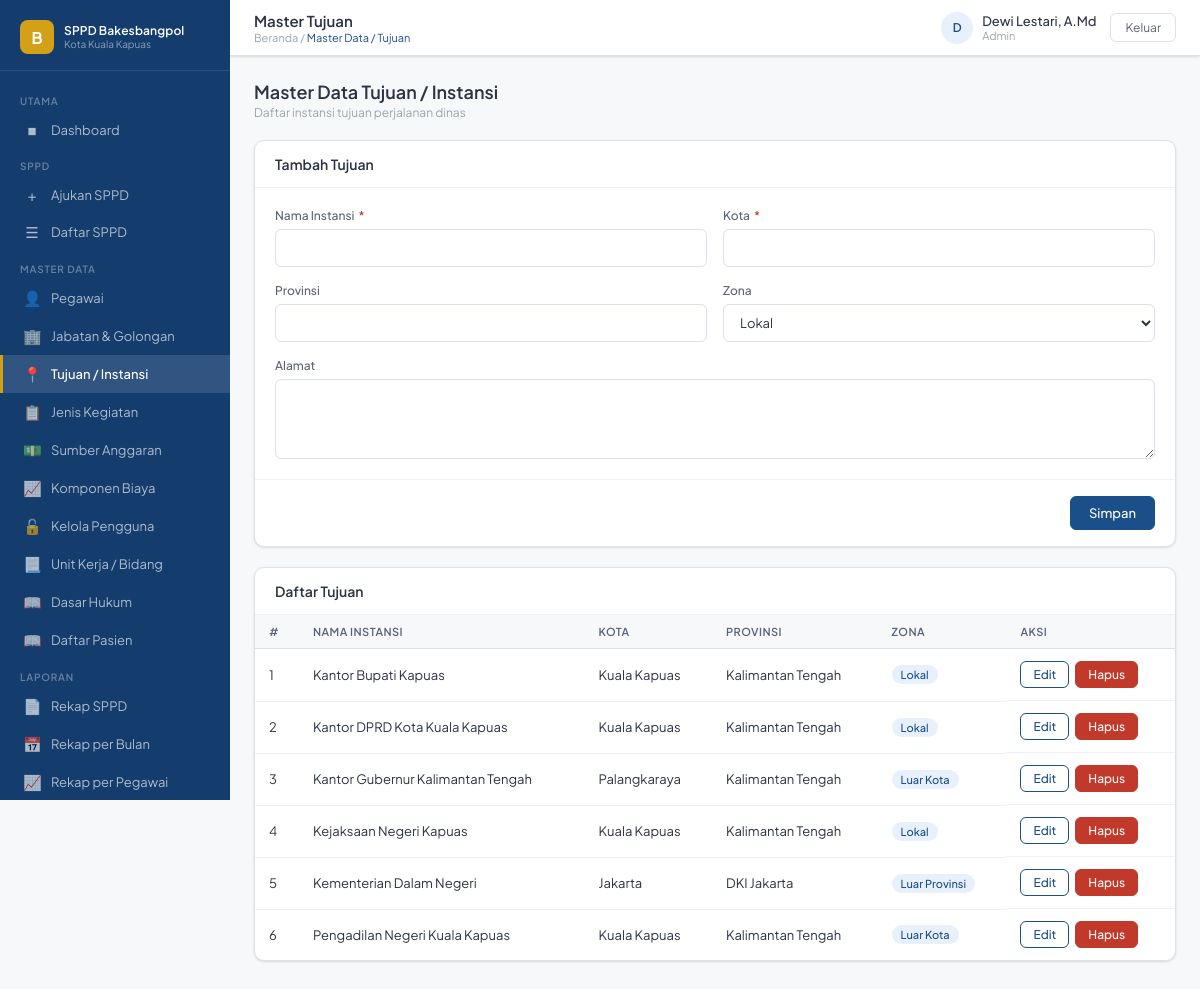
Page /pages/master/tujuan.php (signed in) on the committed database.
### tables this page shows
CREATE TABLE `tb_tujuan` (
  `id_tujuan` int(11) NOT NULL,
  `nama_instansi` varchar(150) NOT NULL,
  `alamat` text DEFAULT NULL,
  `kota` varchar(80) NOT NULL,
  `provinsi` varchar(80) NOT NULL DEFAULT '',
  `zona` enum('lokal','luar_kota','luar_provinsi') NOT NULL DEFAULT 'lokal'
);

### pages/master/tujuan.php (the view, shortened to what this page needs)
<?php
require_once '../../config/koneksi.php';
require_once '../../includes/header.php';
$edit = null;
$data = $conn->query("SELECT * FROM tb_tujuan ORDER BY nama_instansi");
?>
<div class="page-head">
    <div>
        <h2>Master Data Tujuan / Instansi</h2>
        <p>Daftar instansi tujuan perjalanan dinas</p>
    </div>
</div>
<div class="card">
    <div class="card-header">
        <div class="card-title">
            <?= $edit ? 'Edit' : 'Tambah' ?> Tujuan
        </div>
    </div>
    <form method="POST">
        <div class="card-body">
            <div class="form-grid">
                <div class="form-group">
                    <label class="form-label">
                        Nama Instansi <span class="req">*</span>
                    </label>
                    <input
                        class="form-control"
                        name="nama_instansi"
                        value="<?= htmlspecialchars($edit['nama_instansi'] ?? '') ?>"
                        required
                    >
                </div>
                <div class="form-group">
                    <label class="form-label">
                        Kota <span class="req">*</span>
                    </label>
                    <input
                        class="form-control"
                        name="kota"
                        value="<?= htmlspecialchars($edit['kota'] ?? '') ?>"
                        required
                    >
                </div>
                <div class="form-group">
                    <label class="form-label">Provinsi</label>
                    <input
                        class="form-control"
                        name="provinsi"
                        value="<?= htmlspecialchars($edit['provinsi'] ?? '') ?>"
                    >
                </div>
                <div class="form-group">
                    <label class="form-label">Zona</label>
                    <select class="form-control" name="zona">
                        <?php foreach (
                            [
                                'lokal' => 'Lokal',
                                'luar_kota' => 'Luar Kota',
                                'luar_provinsi' => 'Luar Provinsi'
                            ] as $v => $l
                        ) : ?>
                            <option
                                value="<?= $v ?>"
                                <?= ($edit['zona'] ?? 'lokal') === $v ? 'selected' : '' ?>
                            >
                                <?= $l ?>
                            </option>
                        <?php endforeach; ?>
                    </select>
                </div>
                <div class="form-group full">
                    <label class="form-label">Alamat</label>
                    <textarea
                        class="form-control"
                        name="alamat"
                        rows="2"
                    ><?= htmlspecialchars($edit['alamat'] ?? '') ?></textarea>
                </div>
            </div>
        </div>
        <div class="form-footer">
            <button type="submit" class="btn btn-primary">
                Simpan
            </button>
        </div>
    </form>
</div>
<div class="card">
    <div class="card-header">
        <div class="card-title">
            Daftar Tujuan
        </div>
    </div>
    <div class="table-wrap">
        <table>
            <thead>
                <tr>
                    <th>#</th>
                    <th>Nama Instansi</th>
                    <th>Kota</th>
                    <th>Provinsi</th>
                    <th>Zona</th>
                    <th>Aksi</th>
                </tr>
            </thead>
            <tbody>
                <?php
                $no = 1;
                while ($r = $data->fetch_assoc()) :
                    $zona_label = [
                        'lokal' => 'Lokal',
                        'luar_kota' => 'Luar Kota',
                        'luar_provinsi' => 'Luar Provinsi'
                    ];
                ?>
                    <tr>
                        <td><?= $no++ ?></td>
                        <td><?= htmlspecialchars($r['nama_instansi']) ?></td>
                        <td><?= htmlspecialchars($r['kota']) ?></td>
                        <td><?= htmlspecialchars($r['provinsi'] ?? '-') ?></td>
                        <td>
                            <span class="badge badge-blue">
                                <?= $zona_label[$r['zona']] ?? $r['zona'] ?>
                            </span>
                        </td>
                        <td style="display:flex; gap:6px;">
                            <a
                                href="?edit=<?= $r['id_tujuan'] ?>"
                                class="btn btn-outline btn-sm"
                            >
                                Edit
                            </a>
                            <a
                                href="?hapus=<?= $r['id_tujuan'] ?>"
                                class="btn btn-danger btn-sm"
                                onclick="return confirm('Hapus?')"
                            >
                                Hapus
                            </a>
                        </td>
                    </tr>
                <?php endwhile; ?>
            </tbody>
        </table>
    </div>
</div>
<?php require_once '../../includes/footer.php'; ?>

### assets/css/style.css (style rules this page uses)
:root { --primary: #1B4F8A; --primary-dk: #143D6E; --primary-lt: #E8F0FB; --accent: #D4A017; --success: #1A7F5A; --success-lt: #E6F5EE; --danger: #C0392B; --danger-lt: #FDECEA; --warning: #B7770D; --warning-lt: #FEF6E4; --gray-50: #F7F8FA; --gray-100: #EFF1F5; --gray-200: #DDE1EA; --gray-400: #9AA3B2; --gray-600: #5A6478; --gray-800: #2C3345; --white: #FFFFFF; --sidebar-w: 230px; --topbar-h: 56px; --radius: 10px; --radius-sm: 6px; --shadow: 0 1px 3px rgba(0,0,0,.08), 0 1px 2px rgba(0,0,0,.05); --shadow-md: 0 4px 12px rgba(0,0,0,.10); --font: 'Plus Jakarta Sans', sans-serif; }
*, *::before, *::after { box-sizing: border-box; margin: 0; padding: 0; }
body { font-family: var(--font); font-size: 14px; color: var(--gray-800); background: var(--gray-50); }
a { text-decoration: none; color: inherit; }
input, select, textarea, button { font-family: var(--font); }
.page-head { display: flex; align-items: center; justify-content: space-between; margin-bottom: 20px; }
.page-head h2 { font-size: 18px; font-weight: 600; color: var(--gray-800); }
.page-head p { font-size: 12px; color: var(--gray-400); margin-top: 2px; }
.card { background: var(--white); border-radius: var(--radius); border: 1px solid var(--gray-200); box-shadow: var(--shadow); margin-bottom: 20px; }
.card-header { padding: 14px 20px; border-bottom: 1px solid var(--gray-100); display: flex; align-items: center; justify-content: space-between; }
.card-title { font-size: 14px; font-weight: 600; color: var(--gray-800); }
.card-body { padding: 20px; }
.btn { display: inline-flex; align-items: center; gap: 6px; padding: 8px 18px; border-radius: var(--radius-sm); font-size: 13px; font-weight: 500; cursor: pointer; border: 1px solid transparent; transition: all .15s; }
.btn-primary { background: var(--primary); color: var(--white); border-color: var(--primary); }
.btn-danger { background: var(--danger); color: var(--white); border-color: var(--danger); }
.btn-sm { padding: 5px 12px; font-size: 12px; }
.btn-outline { background: transparent; color: var(--primary); border-color: var(--primary); }
.form-grid { display: grid; grid-template-columns: 1fr 1fr; gap: 16px; }
.form-group { display: flex; flex-direction: column; gap: 6px; }
.form-group.full { grid-column: 1 / -1; }
.form-label { font-size: 12px; font-weight: 500; color: var(--gray-600); }
.form-label .req { color: var(--danger); margin-left: 2px; }
.form-control { height: 38px; border: 1px solid var(--gray-200); border-radius: var(--radius-sm); padding: 0 12px; font-size: 13px; color: var(--gray-800); background: var(--white); transition: border-color .15s; }
textarea.form-control { height: auto; min-height: 80px; padding: 10px 12px; resize: vertical; }
select.form-control { cursor: pointer; }
.form-footer { padding: 16px 20px; border-top: 1px solid var(--gray-100); display: flex; align-items: center; justify-content: flex-end; gap: 10px; }
.table-wrap { overflow-x: auto; }
table { width: 100%; border-collapse: collapse; }
thead tr { background: var(--gray-50); }
th { padding: 10px 14px; font-size: 11px; font-weight: 600; color: var(--gray-600); text-align: left; letter-spacing: .04em; text-transform: uppercase; border-bottom: 1px solid var(--gray-200); white-space: nowrap; }
td { padding: 12px 14px; font-size: 13px; color: var(--gray-800); border-bottom: 1px solid var(--gray-100); vertical-align: middle; }
tr:last-child td { border-bottom: none; }
.badge { display: inline-flex; align-items: center; gap: 4px; padding: 3px 9px; border-radius: 99px; font-size: 11px; font-weight: 500; }
.badge-blue { background: var(--primary-lt); color: var(--primary); }

### rows in the picture
tb_tujuan: nama_instansi "Kantor Bupati Kapuas", kota "Kuala Kapuas", provinsi "Kalimantan Tengah", zona "Lokal"
tb_tujuan: nama_instansi "Kantor DPRD Kota Kuala Kapuas", kota "Kuala Kapuas", provinsi "Kalimantan Tengah", zona "Lokal"
tb_tujuan: nama_instansi "Kantor Gubernur Kalimantan Tengah", kota "Palangkaraya", provinsi "Kalimantan Tengah", zona "Luar Kota"
tb_tujuan: nama_instansi "Kejaksaan Negeri Kapuas", kota "Kuala Kapuas", provinsi "Kalimantan Tengah", zona "Lokal"
tb_tujuan: nama_instansi "Kementerian Dalam Negeri", kota "Jakarta", provinsi "DKI Jakarta", zona "Luar Provinsi"
tb_tujuan: nama_instansi "Pengadilan Negeri Kuala Kapuas", kota "Kuala Kapuas", provinsi "Kalimantan Tengah", zona "Luar Kota"

### other values in the picture
$halaman "Master Tujuan"
$sub_judul "Master Data / Tujuan"
$inisial "D"
$nama "Dewi Lestari, A.Md"
$role "Admin"
form field zona "Lokal"
